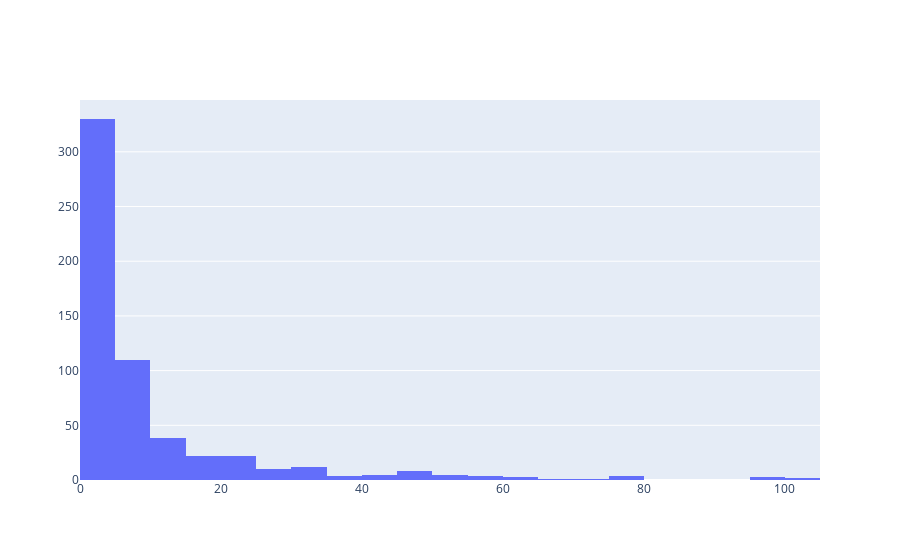

The code cell stored with this chart in its notebook:
### Markdown cell above
We also see that Church Hill has 15 retail locations on record.  Let's make a histogram of the venue counts of the 587 remaining neighborhoods.

### Code cell
fig = go.Figure()
fig.add_trace(go.Histogram(x=neigh_df['Neighborhood Venue Count'],xbins=dict( #
        start=0,
        end=105,
        size=5)))
fig.show()

### Figure 1 — Plotly figure (JSON) as saved in the notebook; plotly's stock layout.template omitted (floating-point values rounded to 4 significant figures; data arrays with more than 128 entries replaced by an {"elided": "..."} marker saying what was removed)
{"data": [{"type": "histogram", "x": {"elided": "584 int values"}, "xbins": {"end": 105, "size": 5, "start": 0}}], "layout": {"autosize": true, "xaxis": {"autorange": true, "range": [0, 105], "type": "linear"}, "yaxis": {"autorange": true, "range": [0, 347.4]}}}
